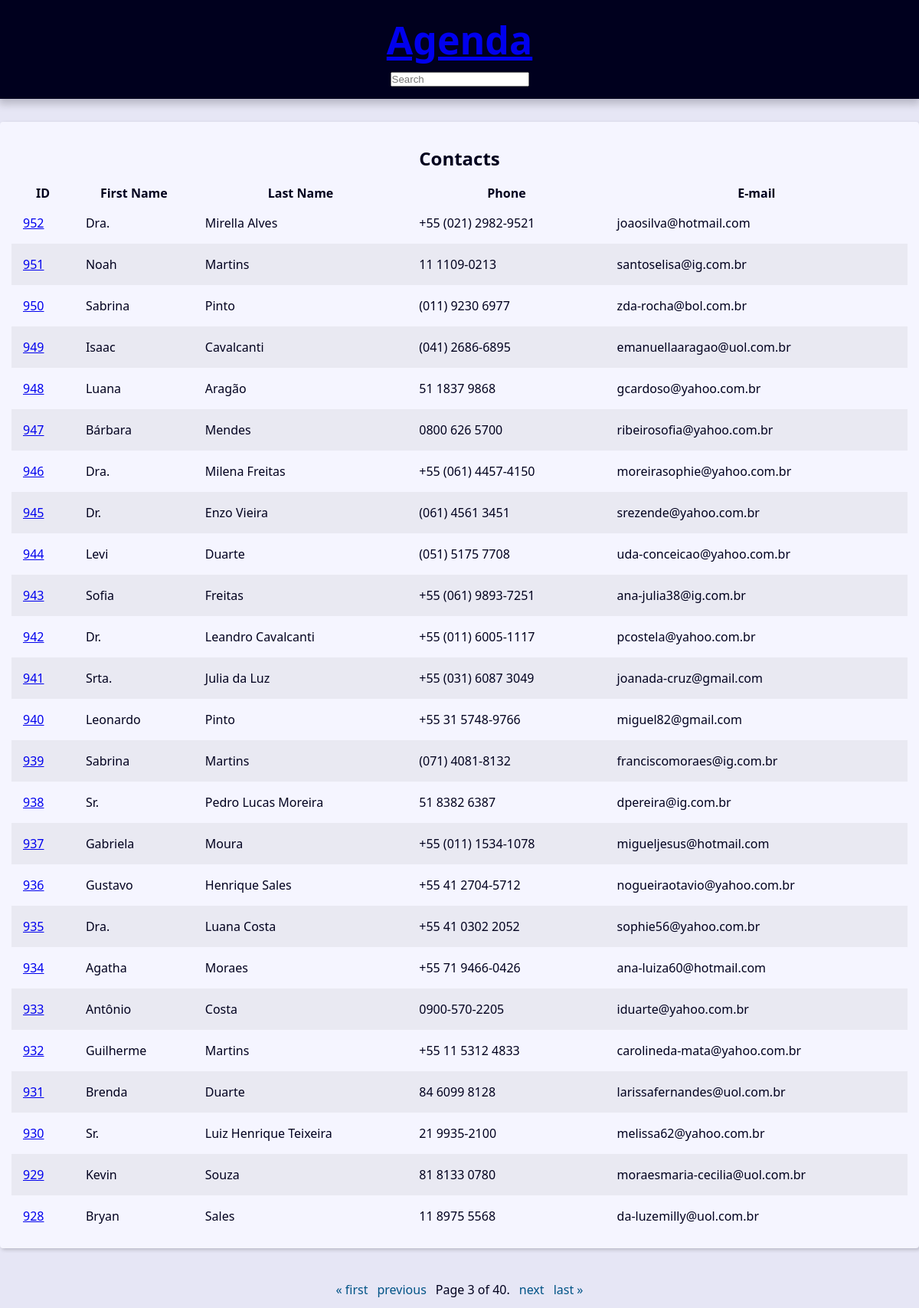
The app's page /?page=3&q= with its own data.
### contact/models.py (models this page shows, shortened)
class Contact(models.Model):
    class Meta:
        verbose_name = 'Contact'
        verbose_name_plural = 'Contacts'
    first_name = models.CharField(max_length=50)
    last_name = models.CharField(max_length=50, blank=True)
    phone = models.CharField(max_length=20)
    email = models.EmailField(max_length=50, blank=True)
    created_date = models.DateTimeField(default=timezone.now)
    description = models.TextField(blank = True)
    show = models.BooleanField(default = True)
    picture = models.ImageField(blank=True,upload_to='picture_%Y/%m/%d')
    category = models.ForeignKey(
        Category,
        on_delete = models.SET_NULL,
        blank=True,
        null=True)
    owner = models.ForeignKey(
        User,
        on_delete=models.SET_NULL,
        blank=True, null=True
    )

### contact/views.py (the view)
# urls.py: path('',views.page,name='index'),
def page(request):
    contacts = Contact.objects.all().order_by('-id')
    paginator = Paginator(contacts,25)
    page_number = request.GET.get("page")
    page_obj = paginator.get_page(page_number)
    con={
        'page_obj':page_obj
    }
    return render(request,'index.html',context=con)

### contact/templates/index.html
{% extends 'global/base.html' %}
{% block content %}
    <div class="responsive-table">
        {% if page_obj %}
        <table class="contacts-table">
            <caption class="table-caption">
                Contacts
            </caption>
            <thead>
                <tr>
                    <th>ID</th>
                    <th>First Name</th>
                    <th>Last Name</th>
                    <th>Phone</th>
                    <th>E-mail</th>
                </tr>
            </thead>
            <tbody>
                {% for contact in page_obj %}
                    <tr class="table-row">
                        <td class="table-cel">
                            <a href="{% url 'contact:contact' contact.id %}">{{contact.id}}</a></td>
                        <td class="table-cel">{{contact.first_name}}</td>
                        <td class="table-cel">{{contact.last_name}}</td>
                        <td class="table-cel">{{contact.phone}}</td>
                        <td class="table-cel">{{contact.email}}</td>
                    </tr>
                {% endfor %}
            </tbody>
        </table>
        {% else %}
            <div class="single-contact">
                <h1 class="single-contact-name">
                    Nenhum Contato Encontrado
                </h1>
            </div>
        {% endif %}
    </div>
{% endblock %}

### base_static/global/css/style.css (style rules this page uses)
:root { --spacing: 1.5rem; --link-dark-color: rgb(0, 83, 134); --link-light-color: rgb(156, 217, 255); --clr-white: rgb(245, 245, 255); --clr-black: rgb(0, 0, 30); --clr-light-gray: rgb(230, 230, 245); --clr-dark-shadow-5: rgba(0, 0, 10, 5%); --clr-dark-shadow-10: rgba(0, 0, 10, 10%); --clr-dark-shadow-20: rgba(0, 0, 10, 20%); --clr-light-shadow-5: rgba(200, 200, 255, 5%); --clr-light-shadow-10: rgba(200, 200, 255, 10%); --clr-light-shadow-20: rgba(200, 200, 255, 20%); --main-page-width: 120rem; --table-min-width: 60rem; --biggest-font-size: 5rem; --bigger-font-size: 4rem; --big-font-size: 3.2rem; --medium-font-size: 2.4rem; --small-font-size: 1.6rem; --smaller-font-size: 1.4rem; --smallest-font-size: 1.2rem; --transition-fast: 300ms; --transition-medium: 600ms; --transition-slow: 1s; --default-border-radius: 4px; }
*, *::before, *::after { margin: 0; padding: 0; box-sizing: border-box; }
html { font-size: 62.5%; }
body { font-family: system-ui, -apple-system, BlinkMacSystemFont, 'Segoe UI', Roboto, Oxygen, Ubuntu, Cantarell, 'Open Sans', 'Helvetica Neue', sans-serif; line-height: 1.5; font-size: var(--small-font-size); color: var(--clr-black); -webkit-font-smoothing: antialiased; background: var(--clr-light-gray); }
.responsive-table { width: 100%; overflow-x: auto; }
.contacts-table { width: 100%; min-width: var(--table-min-width); border-collapse: collapse; }
.table-caption { font-size: var(--medium-font-size); font-weight: bold; padding: var(--spacing); }
.table-row { text-align: left; text-overflow: ellipsis; transition: background-color var(--transition-fast) ease-in-out; }
.table-row:nth-of-type(2n) { background: var(--clr-dark-shadow-5); }
.table-cel, .table-header { padding: var(--spacing); }

### records on screen
Contact: id "952", first_name "Dra.", last_name "Mirella Alves", phone "+55 (021) 2982-9521", email "joaosilva@hotmail.com"
Contact: id "951", first_name "Noah", last_name "Martins", phone "11 1109-0213", email "santoselisa@ig.com.br"
Contact: id "950", first_name "Sabrina", last_name "Pinto", phone "(011) 9230 6977", email "zda-rocha@bol.com.br"
Contact: id "949", first_name "Isaac", last_name "Cavalcanti", phone "(041) 2686-6895", email "emanuellaaragao@uol.com.br"
Contact: id "948", first_name "Luana", last_name "Aragão", phone "51 1837 9868", email "gcardoso@yahoo.com.br"
Contact: id "947", first_name "Bárbara", last_name "Mendes", phone "0800 626 5700", email "ribeirosofia@yahoo.com.br"
Contact: id "946", first_name "Dra.", last_name "Milena Freitas", phone "+55 (061) 4457-4150", email "moreirasophie@yahoo.com.br"
Contact: id "945", first_name "Dr.", last_name "Enzo Vieira", phone "(061) 4561 3451", email "srezende@yahoo.com.br"
Contact: id "944", first_name "Levi", last_name "Duarte", phone "(051) 5175 7708", email "uda-conceicao@yahoo.com.br"
Contact: id "943", first_name "Sofia", last_name "Freitas", phone "+55 (061) 9893-7251", email "ana-julia38@ig.com.br"
Contact: id "942", first_name "Dr.", last_name "Leandro Cavalcanti", phone "+55 (011) 6005-1117", email "pcostela@yahoo.com.br"
Contact: id "941", first_name "Srta.", last_name "Julia da Luz", phone "+55 (031) 6087 3049", email "joanada-cruz@gmail.com"
Contact: id "940", first_name "Leonardo", last_name "Pinto", phone "+55 31 5748-9766", email "miguel82@gmail.com"
Contact: id "939", first_name "Sabrina", last_name "Martins", phone "(071) 4081-8132", email "franciscomoraes@ig.com.br"
Contact: id "938", first_name "Sr.", last_name "Pedro Lucas Moreira", phone "51 8382 6387", email "dpereira@ig.com.br"
Contact: id "937", first_name "Gabriela", last_name "Moura", phone "+55 (011) 1534-1078", email "migueljesus@hotmail.com"
Contact: id "936", first_name "Gustavo", last_name "Henrique Sales", phone "+55 41 2704-5712", email "nogueiraotavio@yahoo.com.br"
Contact: id "935", first_name "Dra.", last_name "Luana Costa", phone "+55 41 0302 2052", email "sophie56@yahoo.com.br"
Contact: id "934", first_name "Agatha", last_name "Moraes", phone "+55 71 9466-0426", email "ana-luiza60@hotmail.com"
Contact: id "933", first_name "Antônio", last_name "Costa", phone "0900-570-2205", email "iduarte@yahoo.com.br"
Contact: id "932", first_name "Guilherme", last_name "Martins", phone "+55 11 5312 4833", email "carolineda-mata@yahoo.com.br"
Contact: id "931", first_name "Brenda", last_name "Duarte", phone "84 6099 8128", email "larissafernandes@uol.com.br"
Contact: id "930", first_name "Sr.", last_name "Luiz Henrique Teixeira", phone "21 9935-2100", email "melissa62@yahoo.com.br"
Contact: id "929", first_name "Kevin", last_name "Souza", phone "81 8133 0780", email "moraesmaria-cecilia@uol.com.br"
Contact: id "928", first_name "Bryan", last_name "Sales", phone "11 8975 5568", email "da-luzemilly@uol.com.br"

### other values on screen
{{ page_obj.number }} "3"
{{ page_obj.paginator.num_pages }} "40"
